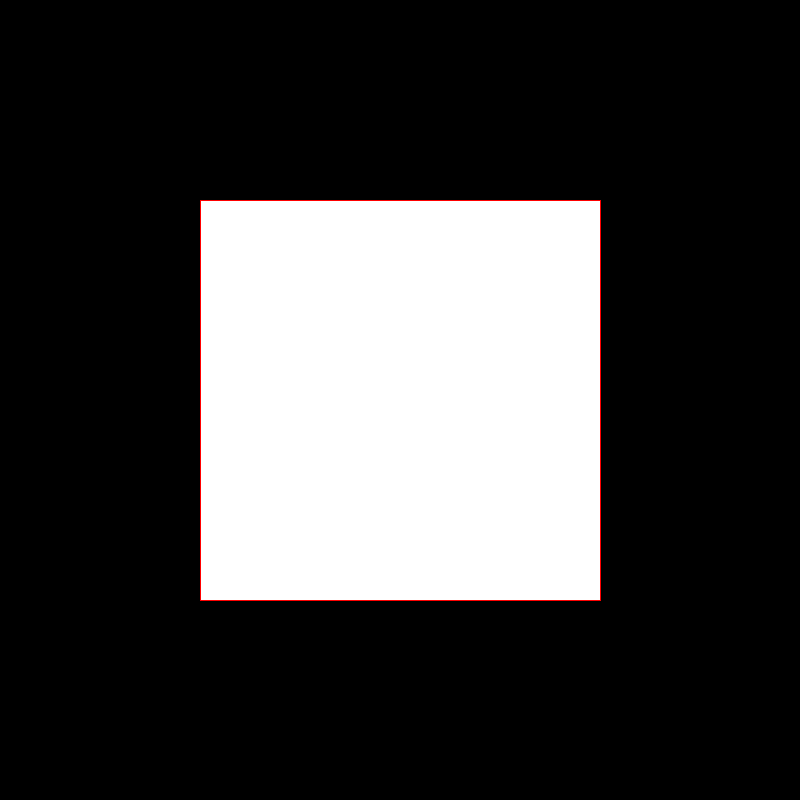
Frame 1 (no input)
Frame 60 (the mouse pressed at the canvas centre just before this capture): identical to frame 1, image omitted
Frame 120 (the mouse held since frame 60 and released just before this capture): identical to frame 1, image omitted

The Processing sketch that drew this single still picture (run headless with seeded random() and noise(); from frame 60 on, the mouse is pressed at the canvas centre):

// Processing sketch: StarterCode
// ── StarterCode.pde
void setup()
{
  size(800,800);
}

void draw()
{
  background(0,0,0);
  fill(255,255,255);
  stroke(255,0,0);
  
  rect(200, 200, 400, 400);
}
